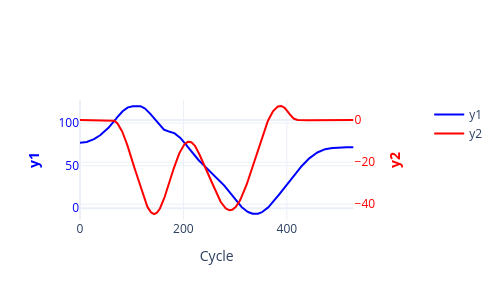

Write notebook code for a chart like this one.
### Code cell
PlotTwoScalesPLY(y1=x_coords,y2=y_coords)

### Figure 1 — Plotly figure (JSON) as saved in the notebook; plotly's stock layout.template omitted (floating-point values rounded to 4 significant figures; data arrays with more than 128 entries replaced by an {"elided": "..."} marker saying what was removed)
{"data": [{"line": {"color": "blue"}, "name": "y1", "type": "scatter", "x": {"elided": "530 int values"}, "xaxis": "x", "y": {"elided": "530 float values"}, "yaxis": "y"}, {"line": {"color": "red"}, "name": "y2", "type": "scatter", "x": {"elided": "530 int values"}, "xaxis": "x", "y": {"elided": "530 float values"}, "yaxis": "y2"}], "layout": {"height": 300, "legend": {"orientation": "v", "x": 1.2, "y": 1}, "width": 500, "xaxis": {"anchor": "y", "domain": [0, 0.94], "title": {"text": "Cycle"}}, "yaxis": {"anchor": "x", "domain": [0, 1], "tickfont": {"color": "blue"}, "title": {"font": {"color": "blue"}, "text": "<b>y1</b>"}}, "yaxis2": {"anchor": "x", "overlaying": "y", "side": "right", "tickfont": {"color": "red"}, "title": {"font": {"color": "red"}, "text": "<b>y2</b>"}}}}
